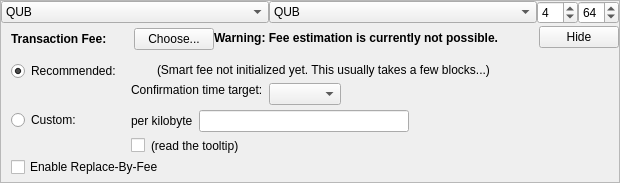
    <widget class="QFrame" name="frameFee">
     <property name="sizePolicy">
      <sizepolicy hsizetype="Expanding" vsizetype="Expanding">
       <horstretch>0</horstretch>
       <verstretch>0</verstretch>
      </sizepolicy>
     </property>
     <property name="maximumSize">
      <size>
       <width>16777215</width>
       <height>16777215</height>
      </size>
     </property>
     <property name="frameShape">
      <enum>QFrame::StyledPanel</enum>
     </property>
     <property name="frameShadow">
      <enum>QFrame::Sunken</enum>
     </property>
     <layout class="QVBoxLayout" name="verticalLayoutFee1">
      <property name="spacing">
       <number>0</number>
      </property>
      <property name="leftMargin">
       <number>0</number>
      </property>
      <property name="topMargin">
       <number>0</number>
      </property>
      <property name="rightMargin">
       <number>0</number>
      </property>
      <property name="bottomMargin">
       <number>0</number>
      </property>
      <item>
       <layout class="QHBoxLayout" name="horizontalLayout_3">
        <item>
         <widget class="QComboBox" name="cbxTypeFrom">
          <property name="toolTip">
           <string>Balance type to send from.</string>
          </property>
          <item>
           <property name="text">
            <string>QUB</string>
           </property>
          </item>
          <item>
           <property name="text">
            <string>Blind</string>
           </property>
          </item>
          <item>
           <property name="text">
            <string>Anon</string>
           </property>
          </item>
         </widget>
        </item>
        <item>
         <widget class="QComboBox" name="cbxTypeTo">
          <property name="toolTip">
           <string>Balance type to send to.</string>
          </property>
          <item>
           <property name="text">
            <string>QUB</string>
           </property>
          </item>
          <item>
           <property name="text">
            <string>Blind</string>
           </property>
          </item>
          <item>
           <property name="text">
            <string>Anon</string>
           </property>
          </item>
         </widget>
        </item>
        <item>
         <widget class="QSpinBox" name="spinRingSize">
          <property name="sizePolicy">
           <sizepolicy hsizetype="Fixed" vsizetype="Fixed">
            <horstretch>0</horstretch>
            <verstretch>0</verstretch>
           </sizepolicy>
          </property>
          <property name="minimum">
           <number>3</number>
          </property>
          <property name="maximum">
           <number>32</number>
          </property>
          <property name="value">
           <number>4</number>
          </property>
         </widget>
        </item>
        <item>
         <widget class="QSpinBox" name="spinMaxInputs">
          <property name="sizePolicy">
           <sizepolicy hsizetype="Fixed" vsizetype="Fixed">
            <horstretch>0</horstretch>
            <verstretch>0</verstretch>
           </sizepolicy>
          </property>
          <property name="minimum">
           <number>1</number>
          </property>
          <property name="value">
           <number>64</number>
          </property>
         </widget>
        </item>
       </layout>
      </item>
      <item>
       <layout class="QVBoxLayout" name="verticalLayoutFee2" stretch="0,0,0">
        <property name="spacing">
         <number>0</number>
        </property>
        <property name="leftMargin">
         <number>10</number>
        </property>
        <property name="topMargin">
         <number>0</number>
        </property>
        <item>
         <layout class="QHBoxLayout" name="horizontalLayoutFee1">
          <property name="bottomMargin">
           <number>0</number>
          </property>
          <item>
           <layout class="QVBoxLayout" name="verticalLayoutFee7">
            <property name="spacing">
             <number>0</number>
            </property>
            <item>
             <spacer name="verticalSpacerSmartFee">
              <property name="orientation">
               <enum>Qt::Vertical</enum>
              </property>
              <property name="sizeType">
               <enum>QSizePolicy::Fixed</enum>
              </property>
              <property name="sizeHint" stdset="0">
               <size>
                <width>1</width>
                <height>4</height>
               </size>
              </property>
             </spacer>
            </item>
            <item>
             <layout class="QHBoxLayout" name="horizontalLayoutSmartFee">
              <property name="spacing">
               <number>10</number>
              </property>
              <item>
               <widget class="QLabel" name="labelFeeHeadline">
                <property name="sizePolicy">
                 <sizepolicy hsizetype="Preferred" vsizetype="Maximum">
                  <horstretch>0</horstretch>
                  <verstretch>0</verstretch>
                 </sizepolicy>
                </property>
                <property name="font">
                 <font>
                  <weight>75</weight>
                  <bold>true</bold>
                 </font>
                </property>
                <property name="styleSheet">
                 <string notr="true">font-weight:bold;</string>
                </property>
                <property name="text">
                 <string>Transaction Fee:</string>
                </property>
               </widget>
              </item>
              <item>
               <widget class="QLabel" name="labelFeeMinimized">
                <property name="text">
                 <string/>
                </property>
               </widget>
              </item>
              <item>
               <widget class="QPushButton" name="buttonChooseFee">
                <property name="text">
                 <string>Choose...</string>
                </property>
               </widget>
              </item>
             </layout>
            </item>
            <item>
             <spacer name="verticalSpacer_5">
              <property name="orientation">
               <enum>Qt::Vertical</enum>
              </property>
              <property name="sizeHint" stdset="0">
               <size>
                <width>1</width>
                <height>1</height>
               </size>
              </property>
             </spacer>
            </item>
           </layout>
          </item>
          <item>
           <widget class="QLabel" name="fallbackFeeWarningLabel">
            <property name="toolTip">
             <string>Using the fallbackfee can result in sending a transaction that will take several hours or days (or never) to confirm. Consider choosing your fee manually or wait until you have validated the complete chain.</string>
            </property>
            <property name="font">
            <font>
                <weight>75</weight>
                <bold>true</bold>
            </font>
            </property>
            <property name="text">
             <string>Warning: Fee estimation is currently not possible.</string>
            </property>
            <property name="wordWrap">
             <bool>false</bool>
            </property>
           </widget>
          </item>
          <item>
           <spacer name="horizontalSpacer_4">
            <property name="orientation">
             <enum>Qt::Horizontal</enum>
            </property>
            <property name="sizeType">
             <enum>QSizePolicy::MinimumExpanding</enum>
            </property>
            <property name="sizeHint" stdset="0">
             <size>
              <width>40</width>
              <height>20</height>
             </size>
            </property>
           </spacer>
          </item>
          <item>
           <widget class="QPushButton" name="buttonMinimizeFee">
            <property name="toolTip">
             <string>collapse fee-settings</string>
            </property>
            <property name="text">
             <string>Hide</string>
            </property>
           </widget>
          </item>
         </layout>
        </item>
        <item>
         <widget class="QFrame" name="frameFeeSelection">
          <layout class="QVBoxLayout" name="verticalLayoutFee12">
           <property name="spacing">
            <number>0</number>
           </property>
           <property name="leftMargin">
            <number>0</number>
           </property>
           <property name="topMargin">
            <number>0</number>
           </property>
           <property name="rightMargin">
            <number>0</number>
           </property>
           <property name="bottomMargin">
            <number>0</number>
           </property>
           <item>
            <layout class="QGridLayout" name="gridLayoutFee">
             <property name="topMargin">
              <number>10</number>
             </property>
             <property name="bottomMargin">
              <number>4</number>
             </property>
             <property name="horizontalSpacing">
              <number>10</number>
             </property>
             <property name="verticalSpacing">
              <number>4</number>
             </property>
             <item row="1" column="1">
              <layout class="QVBoxLayout" name="verticalLayoutFee8">
               <property name="spacing">
                <number>6</number>
               </property>
               <item>
                <layout class="QHBoxLayout" name="horizontalLayoutFee13">
                 <item>
                  <widget class="QLabel" name="labelCustomPerKilobyte">
                   <property name="toolTip">
                    <string>If the custom fee is set to 1000 satoshis and the transaction is only 250 bytes, then &quot;per kilobyte&quot; only pays 250 satoshis in fee, while &quot;total at least&quot; pays 1000 satoshis. For transactions bigger than a kilobyte both pay by kilobyte.</string>
                   </property>
                   <property name="text">
                    <string>per kilobyte</string>
                   </property>
                  </widget>
                 </item>
                 <item>
                  <widget class="BitcoinAmountField" name="customFee"/>
                 </item>
                 <item>
                  <spacer name="horizontalSpacer_6">
                   <property name="orientation">
                    <enum>Qt::Horizontal</enum>
                   </property>
                   <property name="sizeHint" stdset="0">
                    <size>
                     <width>1</width>
                     <height>1</height>
                    </size>
                   </property>
                  </spacer>
                 </item>
                </layout>
               </item>
               <item>
                <layout class="QHBoxLayout" name="horizontalLayoutFee8">
                 <item>
                  <widget class="QCheckBox" name="checkBoxMinimumFee">
                   <property name="toolTip">
                    <string>Paying only the minimum fee is just fine as long as there is less transaction volume than space in the blocks. But be aware that this can end up in a never confirming transaction once there is more demand for qubnet transactions than the network can process.</string>
                   </property>
                   <property name="text">
                    <string/>
                   </property>
                  </widget>
                 </item>
                 <item>
                  <widget class="QLabel" name="labelMinFeeWarning">
                   <property name="enabled">
                    <bool>true</bool>
                   </property>
                   <property name="toolTip">
                    <string>Paying only the minimum fee is just fine as long as there is less transaction volume than space in the blocks. But be aware that this can end up in a never confirming transaction once there is more demand for qubnet transactions than the network can process.</string>
                   </property>
                   <property name="text">
                    <string>(read the tooltip)</string>
                   </property>
                   <property name="margin">
                    <number>5</number>
                   </property>
                  </widget>
                 </item>
                 <item>
                  <spacer name="horizontalSpacer_2">
                   <property name="orientation">
                    <enum>Qt::Horizontal</enum>
                   </property>
                   <property name="sizeHint" stdset="0">
                    <size>
                     <width>1</width>
                     <height>1</height>
                    </size>
                   </property>
                  </spacer>
                 </item>
                </layout>
               </item>
              </layout>
             </item>
             <item row="0" column="0">
              <layout class="QVBoxLayout" name="verticalLayoutFee4" stretch="0,1">
               <item>
                <widget class="QRadioButton" name="radioSmartFee">
                 <property name="text">
                  <string>Recommended:</string>
                 </property>
                 <property name="checked">
                  <bool>true</bool>
                 </property>
                 <attribute name="buttonGroup">
                  <string notr="true">groupFee</string>
                 </attribute>
                </widget>
               </item>
               <item>
                <spacer name="verticalSpacer_2">
                 <property name="orientation">
                  <enum>Qt::Vertical</enum>
                 </property>
                 <property name="sizeHint" stdset="0">
                  <size>
                   <width>1</width>
                   <height>1</height>
                  </size>
                 </property>
                </spacer>
               </item>
              </layout>
             </item>
             <item row="1" column="0">
              <layout class="QVBoxLayout" name="verticalLayoutFee9" stretch="0,1">
               <item>
                <widget class="QRadioButton" name="radioCustomFee">
                 <property name="text">
                  <string>Custom:</string>
                 </property>
                 <attribute name="buttonGroup">
                  <string notr="true">groupFee</string>
                 </attribute>
                </widget>
               </item>
               <item>
                <spacer name="verticalSpacer_6">
                 <property name="orientation">
                  <enum>Qt::Vertical</enum>
                 </property>
                 <property name="sizeHint" stdset="0">
                  <size>
                   <width>1</width>
                   <height>1</height>
                  </size>
                 </property>
                </spacer>
               </item>
              </layout>
             </item>
             <item row="0" column="1">
              <layout class="QVBoxLayout" name="verticalLayoutFee3" stretch="0,0,1">
               <property name="spacing">
                <number>6</number>
               </property>
               <property name="topMargin">
                <number>2</number>
               </property>
               <item>
                <layout class="QHBoxLayout" name="horizontalLayoutFee12">
                 <item>
                  <widget class="QLabel" name="labelSmartFee">
                   <property name="text">
                    <string/>
                   </property>
                   <property name="margin">
                    <number>2</number>
                   </property>
                  </widget>
                 </item>
                 <item>
                  <widget class="QLabel" name="labelFeeEstimation">
                   <property name="text">
                    <string/>
                   </property>
                  </widget>
                 </item>
                 <item>
                  <widget class="QLabel" name="labelSmartFee2">
                   <property name="text">
                    <string>(Smart fee not initialized yet. This usually takes a few blocks...)</string>
                   </property>
                   <property name="margin">
                    <number>2</number>
                   </property>
                  </widget>
                 </item>
                 <item>
                  <spacer name="horizontalSpacer_5">
                   <property name="orientation">
                    <enum>Qt::Horizontal</enum>
                   </property>
                   <property name="sizeHint" stdset="0">
                    <size>
                     <width>1</width>
                     <height>1</height>
                    </size>
                   </property>
                  </spacer>
                 </item>
                </layout>
               </item>
               <item>
                <layout class="QHBoxLayout" name="horizontalLayoutFee9">
                 <item>
                  <layout class="QVBoxLayout" name="verticalLayoutFee6">
                   <item>
                    <widget class="QLabel" name="labelSmartFee3">
                     <property name="text">
                      <string>Confirmation time target:</string>
                     </property>
                     <property name="margin">
                      <number>2</number>
                     </property>
                    </widget>
                   </item>
                   <item>
                    <spacer name="verticalSpacer_3">
                     <property name="orientation">
                      <enum>Qt::Vertical</enum>
                     </property>
                     <property name="sizeHint" stdset="0">
                      <size>
                       <width>1</width>
                       <height>1</height>
                      </size>
                     </property>
                    </spacer>
                   </item>
                  </layout>
                 </item>
                 <item>
                  <layout class="QVBoxLayout" name="verticalLayoutFee5">
                   <property name="rightMargin">
                    <number>30</number>
                   </property>
                   <item>
                    <layout class="QHBoxLayout" name="horizontalLayoutConfTarget">
                     <property name="bottomMargin">
                      <number>0</number>
                     </property>
                     <item>
                      <widget class="QComboBox" name="confTargetSelector"/>
                     </item>
                     <item>
                      <spacer name="horizontalSpacerConfTarget">
                       <property name="orientation">
                        <enum>Qt::Horizontal</enum>
                       </property>
                       <property name="sizeHint" stdset="0">
                        <size>
                         <width>40</width>
                         <height>20</height>
                        </size>
                       </property>
                      </spacer>
                     </item>
                    </layout>
                   </item>
                  </layout>
                 </item>
                </layout>
               </item>
               <item>
                <spacer name="verticalSpacer_4">
                 <property name="orientation">
                  <enum>Qt::Vertical</enum>
                 </property>
                 <property name="sizeHint" stdset="0">
                  <size>
                   <width>1</width>
                   <height>1</height>
                  </size>
                 </property>
                </spacer>
               </item>
              </layout>
             </item>
            </layout>
           </item>
           <item>
            <widget class="QCheckBox" name="optInRBF">
             <property name="text">
              <string>Enable Replace-By-Fee</string>
             </property>
             <property name="toolTip">
              <string>With Replace-By-Fee (BIP-125) you can increase a transaction's fee after it is sent. Without this, a higher fee may be recommended to compensate for increased transaction delay risk.</string>
             </property>
            </widget>
           </item>
          </layout>
         </widget>
        </item>
        <item>
         <spacer name="verticalSpacerFee">
          <property name="orientation">
           <enum>Qt::Vertical</enum>
          </property>
          <property name="sizeHint" stdset="0">
           <size>
            <width>40</width>
            <height>5</height>
           </size>
          </property>
         </spacer>
        </item>
       </layout>
      </item>
     </layout>
    </widget>
